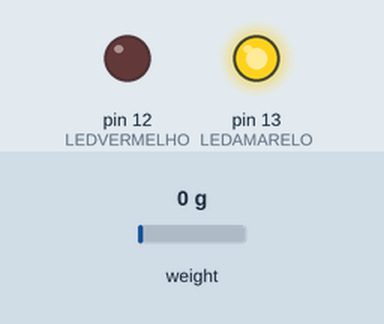
Recording of a sketch running on a simulated Arduino Uno, built with avr-gcc and run on an emulated ATmega328P. Shown: output pins drawn as LEDs (lit = HIGH). Inputs (shaded band) come from the test bench; at power-on: weight on the scale 0 g. What the sketch prints to the serial monitor is not drawn.

Above: at 0.1 s.
At 8.3 s:
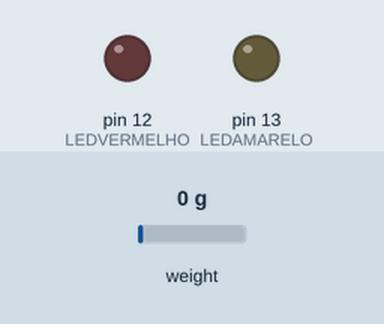
Timing chart, 0 to 9.8 s (numbered marks = the images above):
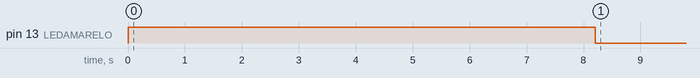

The sketch:

balan_a1sensor.ino
```cpp
// (licence header left out)
#include "HX711.h"


// HX711 circuit wiring
const int LOADCELL_DOUT_PIN = 7;
const int LOADCELL_SCK_PIN = 6;
const int LEDAMARELO = 13;
const int LEDVERMELHO = 12;


HX711 scale;

void setup() {
  pinMode(LEDAMARELO, OUTPUT);
  pinMode(LEDVERMELHO, OUTPUT);

  Serial.begin(38400);
  Serial.println("HX711 Demo");

  Serial.println("Initializing the scale");

  // Initialize library with data output pin, clock input pin and gain factor.
  // Channel selection is made by passing the appropriate gain:
  // - With a gain factor of 64 or 128, channel A is selected
  // - With a gain factor of 32, channel B is selected
  // By omitting the gain factor parameter, the library
  // default "128" (Channel A) is used here.
  scale.begin(LOADCELL_DOUT_PIN, LOADCELL_SCK_PIN);
  digitalWrite(LEDAMARELO,HIGH);
  Serial.println("Before setting up the scale:");
  Serial.print("read: \t\t");
  Serial.println(scale.read());      // print a raw reading from the ADC

  Serial.print("read average: \t\t");
  Serial.println(scale.read_average(20));   // print the average of 20 readings from the ADC

  Serial.print("get value: \t\t");
  Serial.println(scale.get_value(5));   // print the average of 5 readings from the ADC minus the tare weight (not set yet)

  Serial.print("get units: \t\t");
  Serial.println(scale.get_units(5), 1);  // print the average of 5 readings from the ADC minus tare weight (not set) divided
            // by the SCALE parameter (not set yet)

  scale.set_scale(-17530.0f);                      // this value is obtained by calibrating the scale with known weights; see the README for details
  scale.tare();               // reset the scale to 0

  Serial.println("After setting up the scale:");

  Serial.print("read: \t\t");
  Serial.println(scale.read());                 // print a raw reading from the ADC

  Serial.print("read average: \t\t");
  Serial.println(scale.read_average(20));       // print the average of 20 readings from the ADC

  Serial.print("get value: \t\t");
  Serial.println(scale.get_value(5));   // print the average of 5 readings from the ADC minus the tare weight, set with tare()

  Serial.print("get units: \t\t");
  Serial.println(scale.get_units(5), 1);        // print the average of 5 readings from the ADC minus tare weight, divided
            // by the SCALE parameter set with set_scale

  Serial.println("Readings:");

}

void loop() {
  float medida = scale.get_units(10);
  if(medida <= 0.044f and medida > 0.01f)
  {
    digitalWrite(LEDVERMELHO,HIGH);
    digitalWrite(LEDAMARELO,HIGH);
  }
  else if(medida > 0.01f)
  {
   digitalWrite(LEDAMARELO,HIGH);
   digitalWrite(LEDVERMELHO,LOW);
  }
  else
  {
   digitalWrite(LEDAMARELO,LOW);
   digitalWrite(LEDVERMELHO,LOW);
  }
  Serial.print("one reading:\t");
  Serial.print(scale.get_units(10));
  Serial.print("\t| average:\t");
  Serial.println(medida);


  scale.power_down();// put the ADC in sleep mode
  delay(1000);
  scale.power_up();

}
```

Measured:
- by itself, pin 13 (LEDAMARELO): HIGH → LOW at 8.2 s
